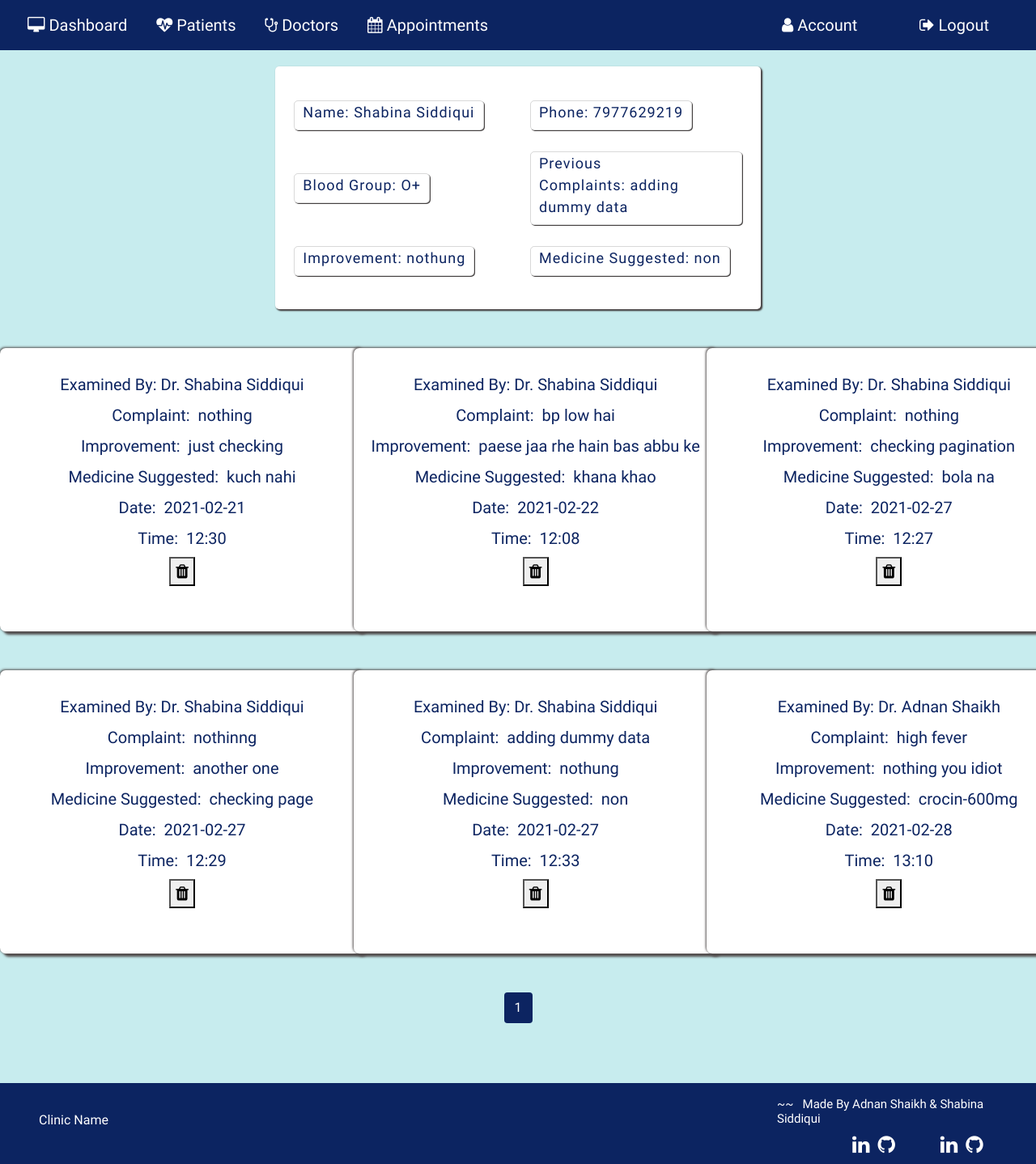
/viewapp/1 (signed in), run on the app's committed database.
### application/routes.py (models this page shows, shortened)
class Patient(db.Model):
  __tablename__ = 'Patient'
  id = db.Column(db.Integer, primary_key=True)
  pname = db.Column(db.String(20))
  age= db.Column(db.String(20))
  phone=db.Column(db.String(20))
  gender=db.Column(db.String(10))
  bgroup=db.Column(db.String(5))
  state=db.Column(db.String(15))
  address=db.Column(db.String(100))
  mstatus=db.Column(db.String(10))
  complaint=db.Column(db.String(5000))
  improvement=db.Column(db.String(5000))
  medicine_suggested=db.Column(db.String(5000))
  pat_image = db.Column(db.String(20), nullable=False, default='default.jpg')

class Appointments(db.Model):
  __tablename__ = 'Appointments'
  id = db.Column(db.Integer, primary_key=True)
  pname=db.Column(db.String(100))
  examinedby = db.Column(db.String(100))
  complaint = db.Column(db.String(5000))
  medicine_suggested = db.Column(db.String(5000))
  improvements = db.Column(db.String(5000))
  date= db.Column(db.String(50))
  time= db.Column(db.String(50))

### application/routes.py (the view)
@app.route('/viewapp/<id>',methods=['POST','GET'])
def viewapp(id):
  if 'username' in session:
    pat=Patient.query.filter_by(id=id).first()
    pname=pat.pname
    page= request.args.get('page', 1, type=int)
    appointment= Appointments.query.filter_by(pname=pname).order_by(Appointments.date).paginate(page=page, per_page=15)
    if request.method=='GET':
      return render_template('viewapp.html',appointment=appointment, pat=pat)
    return render_template('viewapp.html',appointment=appointment, pat=pat, app=app)

### application/templates/viewapp.html (shortened to what this page needs)
{% extends 'layout.html' %}{% include 'includes/nav.html' %} {% block content%}
<section id="viewapp">
  <div class="outer-container">
    <div class="container-view">
      <form action="" method="GET">
        <div class="row row-view">
          <div class="col-5 col-view">
            <div class="inner-col">
              <label for="">Name:&nbsp;{{ pat.pname }}</label>
            </div>
          </div>
          <div class="col-5 col-view">
            <div class="inner-col">
              <label for="">Phone:&nbsp;{{pat.phone}}</label>
            </div>
          </div>
        </div>
        <div class="row row-view">
          <div class="col-5 col-view">
            <div class="inner-col">
              <label for="">Blood Group:&nbsp;{{ pat.bgroup }}</label>
            </div>
          </div>
          <div class="col-5 col-view">
            <div class="inner-col">
              <label for="">Previous Complaints:&nbsp;{{pat.complaint}}</label>
            </div>
          </div>
        </div>
        <div class="row row-view">
          <div class="col-5 col-view">
            <div class="inner-col">
              <label for="">Improvement:&nbsp;{{ pat.improvement }}</label>
            </div>
          </div>
          <div class="col-5 col-view">
            <div class="inner-col">
              <label for=""
                >Medicine Suggested:&nbsp;{{pat.medicine_suggested}}</label
              >
            </div>
          </div>
        </div>
      </form>
    </div>
    <div class="app-view">
      <div class="row">
        {% for i in appointment.items %}
        <div class="mt-5 col-4">
          <div class="form-style app-card">
            <div>
              <label for="">Examined By:&nbsp;{{ i.examinedby }}</label>
            </div>
            <div>
              <label for="">Complaint: &nbsp;{{ i.complaint }}</label>
            </div>
            <div>
              <label for="">Improvement: &nbsp;{{ i.improvements }}</label>
            </div>
            <div>
              <label for=""
                >Medicine Suggested: &nbsp;{{ i.medicine_suggested }}</label
              >
            </div>
            <div>
              <label for="">Date: &nbsp;{{ i.date }}</label>
            </div>
            <div>
              <label for="">Time: &nbsp;{{ i.time }}</label>
            </div>
            <div>
              <button
                type="button"
                class="dbutton"
                onclick="window.location='/deleteapp/{{ i.id }}'"
              >
                <i class="fa fa-trash" aria-hidden="true"></i>
              </button>
            </div>
          </div>
        </div>
        {% endfor %}
      </div>
    </div>
    <div>
      {% for page_num in appointment.iter_pages(left_edge=1, right_edge=1,
      left_current=1, right_current=2) %} {% if page_num %} {% if
      appointment.page == page_num %}
      <a
        class="btn pagenum_current mb-4 mt-5"
        href="{{ url_for('viewapp',id=pat.id, page=page_num) }}"
        >{{ page_num }}</a
      >
      {% else %}
      <a
        class="btn pagenum mb-4 mt-5"
        href="{{ url_for('viewapp',id=pat.id, page=page_num) }}"
        >{{ page_num }}</a
      >
      {% endif %} {% else %} ... {% endif %} {% endfor %}
    </div>
  </div>
</section>
{% include "includes/footer.html" %} {% endblock content%}

### application/static/patrcd.css (style rules this page uses)
body { counter-reset: Serial; }

### application/static/viewapp.css (style rules this page uses)
#viewapp { display: flex; flex-direction: row; justify-content: center; }
.outer-container { height: 100vh; }
.container-view { margin-top: 20px; height: 300px; width: 600px; display: flex; flex-direction: column; align-items: center; justify-content: center; background: white; border-radius: 5px; box-shadow: 2px 2px 2px rgb(68, 64, 64), 1px 1px 2px rgb(68, 64, 64); }
.row-view { height: 90px; width: 700px; display: flex; flex-direction: row; justify-content: center; }
.col-5 { display: flex; align-items: center; font-size: 18px; letter-spacing: 1px; color: #0c2461; }
.inner-col { padding: 0 10px; box-shadow: 1px 1px rgb(68, 64, 64); border-radius: 5px; border: 1px solid rgba(68, 64, 64, 0.2); }

### application/static/appointment.css (style rules this page uses)
.outer-container { height: 100%; display: flex; flex-direction: column; justify-content: space-around; align-items: center; }
.app-view { display: flex; flex-direction: row; }
.app-card { height: 350px; width: 450px; }

### application/static/commonstyle.css (style rules this page uses)
a { text-decoration: none; }
label { color: #0c2461; }
body { background: #c7ecee; width: 100vw; background-size: cover; background-position: center; font-family: "Dosis", sans-serif; }
.form-style { font-size: 20px; color: #0c2461; display: flex; flex-direction: column; align-items: center; background: white; border-radius: 7px; box-shadow: 4px 4px 3px rgb(83, 78, 78), -1px -1px 3px rgb(83, 78, 78); }
.pagenum_current { background: #0c2461; color: white; }

### data on the page
Patient: pname "Shabina Siddiqui", phone "7977629219", bgroup "O+", complaint "adding dummy data", improvement "nothung", medicine_suggested "non"
Appointments: examinedby "Dr. Shabina Siddiqui", complaint "nothing", improvements "just checking", medicine_suggested "kuch nahi", date "2021-02-21", time "12:30"
Appointments: examinedby "Dr. Shabina Siddiqui", complaint "bp low hai", improvements "paese jaa rhe hain bas abbu ke", medicine_suggested "khana khao", date "2021-02-22", time "12:08"
Appointments: examinedby "Dr. Shabina Siddiqui", complaint "nothing", improvements "checking pagination", medicine_suggested "bola na", date "2021-02-27", time "12:27"
Appointments: examinedby "Dr. Shabina Siddiqui", complaint "nothinng", improvements "another one", medicine_suggested "checking page", date "2021-02-27", time "12:29"
Appointments: examinedby "Dr. Shabina Siddiqui", complaint "adding dummy data", improvements "nothung", medicine_suggested "non", date "2021-02-27", time "12:33"
Appointments: examinedby "Dr. Adnan Shaikh", complaint "high fever", improvements "nothing you idiot", medicine_suggested "crocin-600mg", date "2021-02-28", time "13:10"

### other printed values
{{ page_num }} "1"
